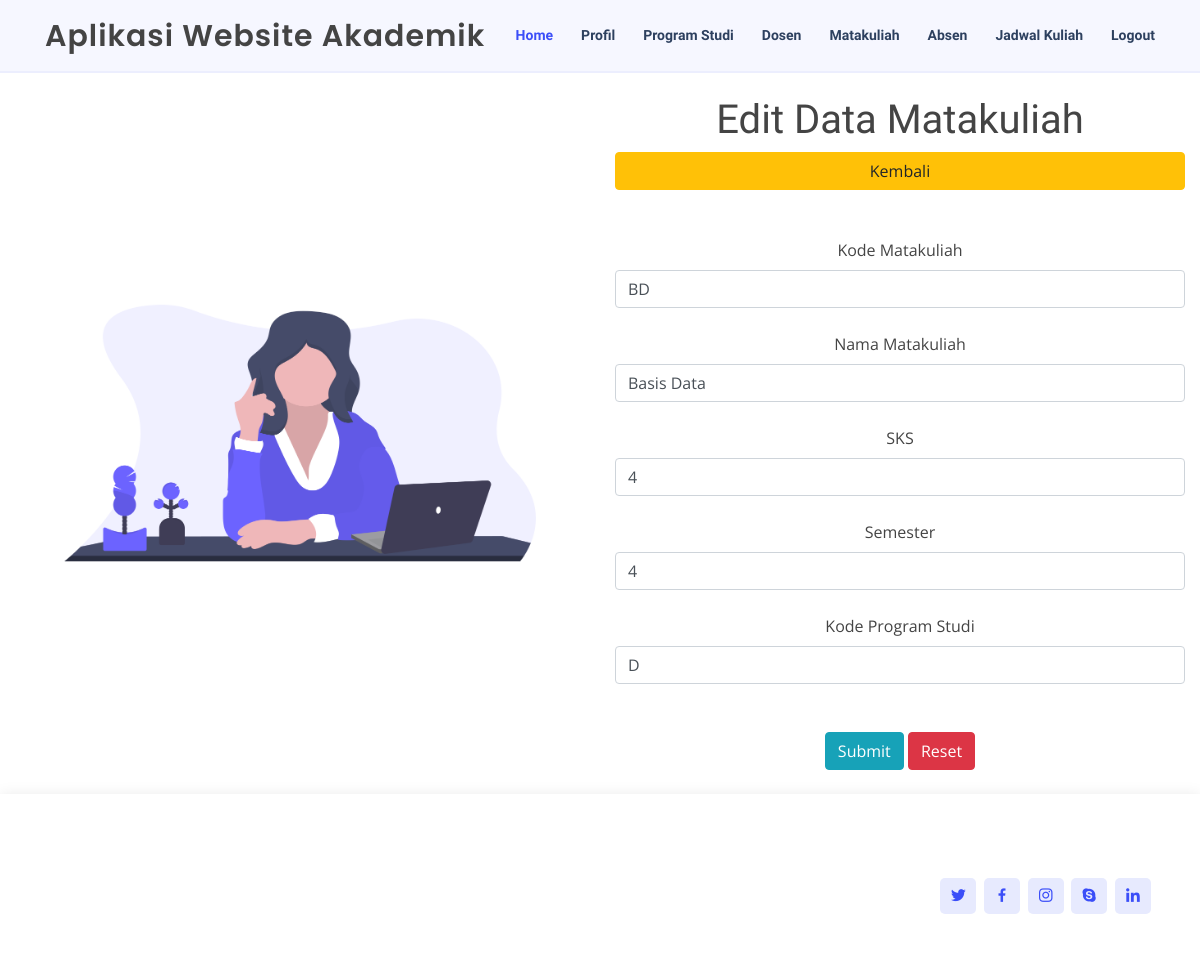
The page /edit_matakuliah.php?kodemk=BD on the database its author committed.
### tables this page shows
CREATE TABLE `tblmkuliah` (
  `kodemk` varchar(15) NOT NULL,
  `namamk` varchar(60) DEFAULT NULL,
  `sks` int(2) DEFAULT NULL,
  `smt` int(1) DEFAULT NULL,
  `kodeprodi` varchar(1) DEFAULT NULL
);

### connection.php (called while the page is built)
<?php
class Connection
{
	public function get_connection()
	{
	    $host = "localhost";
	    $database = "db_akademik";
	    $username = "root";
	    $password = "";
	    $connect = new mysqli($host, $username, $password, $database);
	    return $connect;
	}
}
?>

### model.php (called while the page is built, shortened)
<?php
include 'connection.php';
class Model extends Connection
{
	public function __construct()
    {
        $this->conn = $this->get_connection();
    }
	public function edit_matakuliah($kodemk)
	{
	    $sql = "SELECT * FROM tblmkuliah WHERE kodemk='$kodemk'";
	    $bind = $this->conn->query($sql);
	    while ($obj = $bind->fetch_object()) {
	    	$baris = $obj;
	    }
	    return $baris;
	}
}

### edit_matakuliah.php (the view, shortened to what this page needs)
<?php
$id = $_GET['kodemk'];
include 'model.php';
$model = new Model();
$data = $model->edit_matakuliah($id);
?>
<!doctype html>
<html lang="en">
<head>
</head>
<br><br><br><br>
<body>
	<div class="container-fluid">
		<div class="row">
    <div class="col-lg-6 d-flex flex-column justify-content-center">
		<img src="assets/img/gambar4.png" class="img-fluid" alt="">
	</div>
    <div class="col-lg-6 d-flex flex-column justify-content-center">
		<h1 align="center">Edit Data  Matakuliah</h1>
		<a class="btn btn btn-warning" href="matakuliah.php">Kembali</a>
		<br><br>
		<form align="center" action="proses.php" method="post">
			<label>Kode Matakuliah</label>
			<br>
			<input class="form-control" type="text" name="kodemk" value="<?php echo $data->kodemk ?>">
			<br>
			<label>Nama Matakuliah</label>
			<br>
			<input class="form-control" type="text" name="namamk" value="<?php echo $data->namamk ?>">
			<br>
			<label>SKS</label>
			<br>
			<input class="form-control" type="number" name="sks" value="<?php echo $data->sks ?>">
			<br>
			<label>Semester</label>
			<br>
			<input class="form-control" type="number" name="smt" value="<?php echo $data->smt ?>">
			<br>
			<label>Kode Program Studi</label>
			<br>
			<input class="form-control" type="text" name="kodeprodi" value="<?php echo $data->kodeprodi ?>">
			<br><br>
			<button class="btn btn btn-info" type="submit" name="submit_edit_matakuliah">Submit</button>
			<button class="btn btn btn-danger" type="reset">Reset</button>
		</form>
	</div>
	<div class="col-lg-6 hero-img" data-aos="zoom-out" data-aos-delay="200">
    </div>
		</div>
	</div>
</body>
</html>

### assets/css/style.css (style rules this page uses)
body { font-family: "Open Sans", sans-serif; color: #444444; }
a { color: #3b4ef8; }
h1, h2, h3, h4, h5, h6 { font-family: "Krub", sans-serif; }
#header { background: #f6f7ff; border-bottom: 2px solid #eceefe; transition: all 0.5s; z-index: 997; padding: 15px 0; }
#header .logo { font-size: 30px; margin: 0; padding: 0; line-height: 1; font-weight: 600; letter-spacing: 1px; font-family: "Poppins", sans-serif; }
.nav-menu ul { margin: 0; padding: 0; list-style: none; }
.nav-menu > ul { display: flex; }
.nav-menu > ul > li { position: relative; white-space: nowrap; padding: 10px 0 10px 28px; }
.nav-menu a { display: block; position: relative; color: #2d405f; transition: 0.3s; font-size: 14px; font-family: "Krub", sans-serif; font-weight: 600; }
.nav-menu a:hover, .nav-menu .active > a, .nav-menu li:hover > a { color: #3b4ef8; }
.mobile-nav { position: fixed; top: 55px; right: 15px; bottom: 15px; left: 15px; z-index: 9999; overflow-y: auto; background: #fff; transition: ease-in-out 0.2s; opacity: 0; visibility: hidden; border-radius: 10px; padding: 10px 0; }
.mobile-nav * { margin: 0; padding: 0; list-style: none; }
.mobile-nav a { display: block; position: relative; color: #2d405f; padding: 10px 20px; font-weight: 500; outline: none; }
.mobile-nav a:hover, .mobile-nav .active > a, .mobile-nav li:hover > a { color: #3b4ef8; text-decoration: none; }
#footer { color: #444444; font-size: 14px; background: #f1f3ff; box-shadow: 0px 2px 15px rgba(0, 0, 0, 0.1); }
#footer .footer-top { padding: 60px 0 30px 0; background: #fff; }
#footer .social-links a { font-size: 18px; display: inline-block; background: #e7eafe; color: #3b4ef8; line-height: 1; padding: 8px 0; margin-right: 4px; border-radius: 5px; text-align: center; width: 36px; height: 36px; transition: 0.3s; }

### rows shown on the page
tblmkuliah: kodemk "BD", namamk "Basis Data", sks "4", smt "4", kodeprodi "D"
